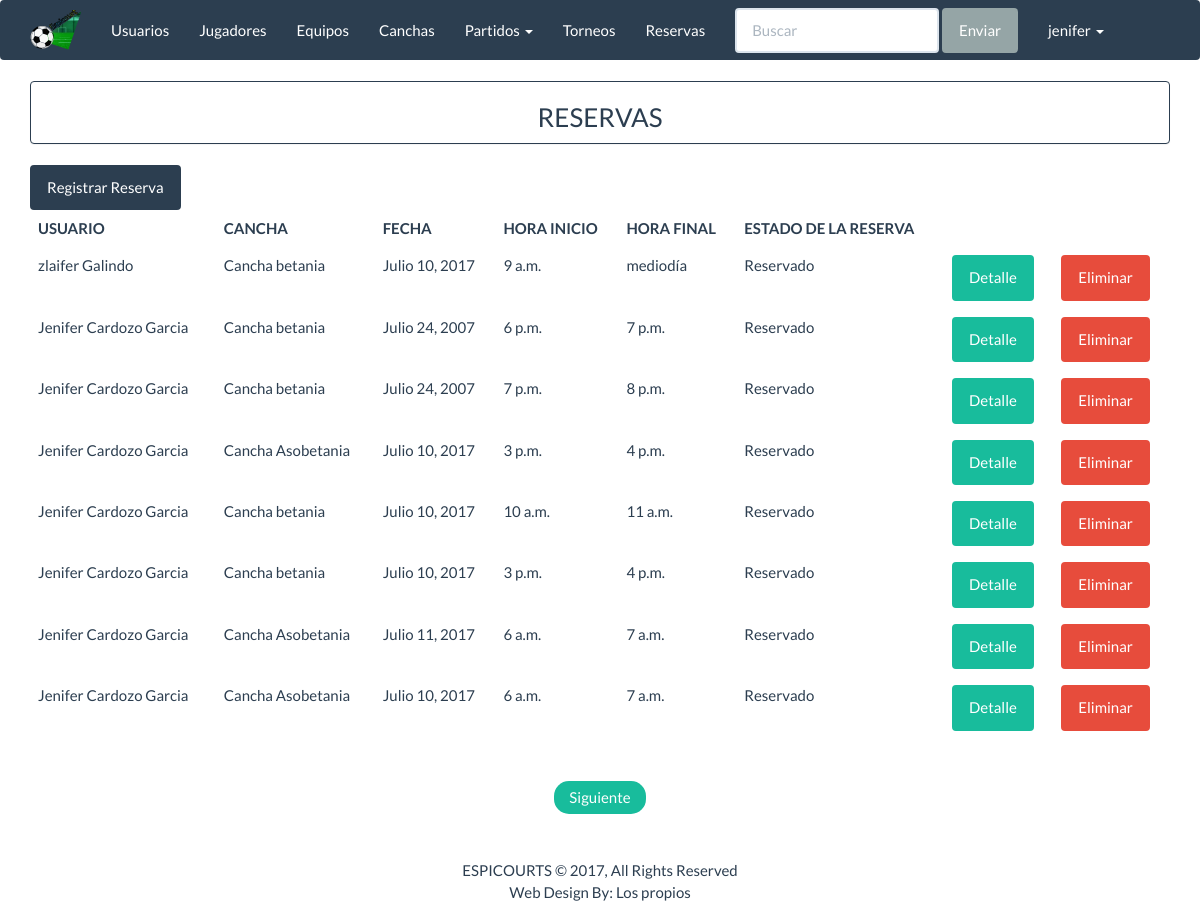
The page /espicourts/reservas_listar (signed in) on the database its author committed.
### apps/inicio/models.py (models this page shows, shortened)
class Reserva(models.Model):
    fecha_reserva=models.DateField()
    hora_inicio=models.TimeField()
    hora_final = models.TimeField()
    cancha=models.ForeignKey(Cancha)
    usuario=models.ForeignKey(User)
    abono=models.DecimalField(max_digits=6,decimal_places=2)
    estados=((1,'Reservado'),(2,'Disponible'))
    estado_reserva=models.SmallIntegerField(choices=estados)
    class Meta:
        db_table='reserva'
        unique_together = ('hora_inicio', 'cancha')

class Cancha(models.Model):
    nombre_cancha=models.CharField('Nombre', max_length=30)
    direccion_cancha = models.CharField('Direccion', max_length=60)
    class Meta:
        db_table='cancha'

### apps/inicio/views.py (the view)
class ListarReserva(ListView):
    model = Reserva
    template_name = "reservas/reservas_listar.html"
    context_object_name = "reservas"
    paginate_by = 8

### templates/reservas/reservas_listar.html (shortened to what this page needs)
{% extends 'base/base.html' %}
{% block  content%}
<div class="panel panel-primary" align="center">
    <h3>RESERVAS</h3>
</div>
<a class="btn btn-primary " href="{% url 'espicourts:reservas_crear' %}" >Registrar Reserva</a>
<br>
<div class="table-responsive">
    <table class="table table-hover">
        <thead>
            <tr>
                <th>USUARIO</th>
                <th>CANCHA</th>
                <th>FECHA </th>
                <th>HORA INICIO</th>
                <th>HORA FINAL</th>
                <th>ESTADO DE LA RESERVA</th>
            </tr>
        </thead>
        <tbody>
            {% for c in reservas%}
            <tr>
                <td>{{ c.usuario.get_full_name }} </td>
                <td>{{ c.cancha.nombre_cancha}}</td>
                <td>{{ c.fecha_reserva}}</td>
                <td>{{ c.hora_inicio}}</td>
                <td>{{ c.hora_final}}</td>
                <td>{{ c.get_estado_reserva_display}}</td>
                <td>
                     <a href="{% url 'espicourts:reserva_detalle' c.id %}" button class="btn btn-success"> Detalle</a>
                </td>
                <td>
                     <a href="{% url 'espicourts:reservas_eliminar' c.id %}" button class="btn btn-danger"> Eliminar</a>
                </td>
            </tr>
            {% endfor %}
        </tbody>
    </table>
</div>
<div>
    <ul class="pager">
        <li>
            {% if page_obj.has_next %}
            <a href="?page={{ page_obj.next_page_number }}">Siguiente</a>
            {% endif %}
        </li>
    </ul>
</div>
{% endblock%}}

### templates/base/base.html (shortened to what this page needs)
{% load staticfiles %}
<!DOCTYPE html>
<html lang="en">
<head>
    <link rel="stylesheet" href="{% static 'css/bootstrap.min.css' %} ">
</head>
<body>
{% block navbar %}
<nav class="navbar navbar-default" role="navigation">
    <div class="container">
        <div class="navbar-header">
            <a href="{% url 'espicourts:index' %}" class="navbar-brand">
                <img src="../../static/images/espicourts-logo-mini.png" style="margin-top:-10px;"></a>
        </div>
        <ul class="nav navbar-nav navbar-static-top">
            <li><a href="{%  url 'espicourts:usuarios_listar' %}">Usuarios</a></li>
            <li><a href="{%  url 'espicourts:jugadores_listar' %}">Jugadores</a></li>
            <li><a href="{% url 'espicourts:equipos_listar' %}">Equipos</a></li>
            <li><a href="{% url 'espicourts:canchas_listar' %}">Canchas</a></li>
            <li class="dropdown">
                <a href="#" class="dropdown-toggle" data-toggle="dropdown">
                Partidos <b class="caret"></b>
                </a>
            </li>
            <li><a href="{% url 'espicourts:torneos_listar' %}">Torneos</a></li>
            <li><a href="{% url 'espicourts:reservas_listar' %}">Reservas</a></li>
            <form class="navbar-form navbar-left" role="search">
                <div class="form-group">
                    <input type="text" class="form-control" placeholder="Buscar">
                </div>
                <button type="submit" class="btn btn-default">Enviar</button>
            </form>
            <li class="dropdown">
                <a href="#" class="dropdown-toggle" data-toggle="dropdown">
                    {{ user.get_username }} <b class="caret"></b>
                </a>
             </li>
        </ul>
    </div>
</nav>
<div class="container">
{% endblock %}
    {% block content %}
    {% endblock %}
    {% block footer %}
    <footer class="container-fluid text-center bg-lightgray">
        <div class="copyrights" style="margin-top:25px;">
            <p>ESPICOURTS © 2017, All Rights Reserved
                <br>
                <span>Web Design By: Los propios</span></p>
        </div>
    </footer>
    {% endblock %}
</div>
</body>
</html>

### rows shown on the page
Reserva: usuario.get_full_name "zlaifer Galindo", cancha.nombre_cancha "Cancha betania", fecha_reserva "Julio 10, 2017", hora_inicio "9 a.m.", hora_final "mediodía", estado_reserva "Reservado"
Reserva: usuario.get_full_name "Jenifer Cardozo Garcia", cancha.nombre_cancha "Cancha betania", fecha_reserva "Julio 24, 2007", hora_inicio "6 p.m.", hora_final "7 p.m.", estado_reserva "Reservado"
Reserva: usuario.get_full_name "Jenifer Cardozo Garcia", cancha.nombre_cancha "Cancha betania", fecha_reserva "Julio 24, 2007", hora_inicio "7 p.m.", hora_final "8 p.m.", estado_reserva "Reservado"
Reserva: usuario.get_full_name "Jenifer Cardozo Garcia", cancha.nombre_cancha "Cancha Asobetania", fecha_reserva "Julio 10, 2017", hora_inicio "3 p.m.", hora_final "4 p.m.", estado_reserva "Reservado"
Reserva: usuario.get_full_name "Jenifer Cardozo Garcia", cancha.nombre_cancha "Cancha betania", fecha_reserva "Julio 10, 2017", hora_inicio "10 a.m.", hora_final "11 a.m.", estado_reserva "Reservado"
Reserva: usuario.get_full_name "Jenifer Cardozo Garcia", cancha.nombre_cancha "Cancha betania", fecha_reserva "Julio 10, 2017", hora_inicio "3 p.m.", hora_final "4 p.m.", estado_reserva "Reservado"
Reserva: usuario.get_full_name "Jenifer Cardozo Garcia", cancha.nombre_cancha "Cancha Asobetania", fecha_reserva "Julio 11, 2017", hora_inicio "6 a.m.", hora_final "7 a.m.", estado_reserva "Reservado"
Reserva: usuario.get_full_name "Jenifer Cardozo Garcia", cancha.nombre_cancha "Cancha Asobetania", fecha_reserva "Julio 10, 2017", hora_inicio "6 a.m.", hora_final "7 a.m.", estado_reserva "Reservado"

### other values the page prints
{{ user.get_username }} "jenifer"
